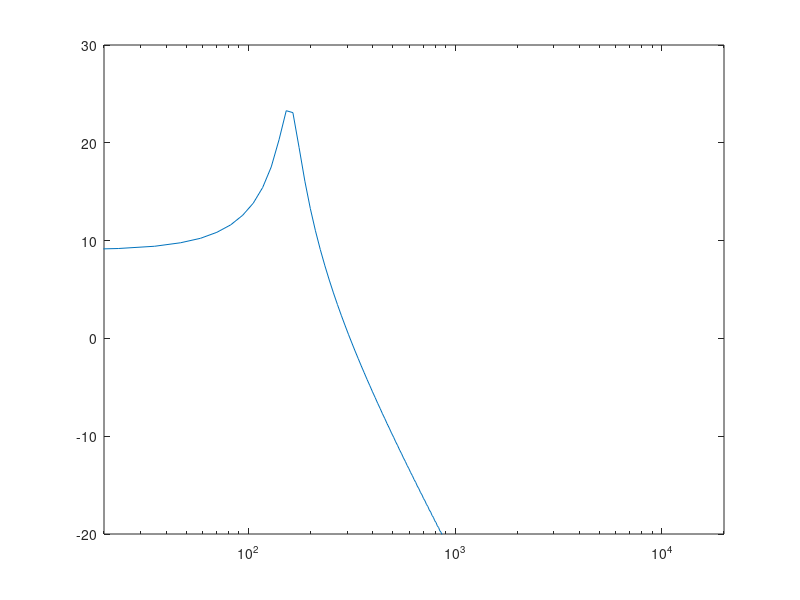

The MATLAB script that drew this image:
% sallenKeyLPF.m
% Raymond Plasse
% AET-5895
% 10/30/2024

clear; clc; close all;

Fs = 48000;
Ts = 1/Fs;

% Component values
C1 = .1e-6;
R1 = Ts/(2*C1); % substitution for DK method
C2 = .1e-6;
R2 = Ts/(2*C2); % substitution for DK method
R3 = 10e3;
R4 = 10e3; % could make this a potentiometer but not entirely decoupled from R3
RA = 10e3;
RB = 5.5e3;

% Define coefficients
Gy = (1/R2) + (1/R3) + (1/R4);
a0 = Gy * (RB/(RA+RB)) * (R4/R1 + 1) - 1/R2 - RB/(R4*(RA+RB));
b0 = 1/(R3*a0);
b1 = (R4/a0)*Gy;
b2 = 1/a0;

% Initialize states
x1 = 0;
x2 = 0;

u = [1 ; zeros(2047,1)]; % impulse signal
N = length(u);
y = zeros(N,1);

for n = 1:N

    Vin = u(n,1);
    
    Vout = b0 * Vin + b1 * x1 + b2 * x2;

    % update states
    Vx = Vout * (RB/(RA+RB));
    Vy = Vout * (RB/(RA+RB)) * (R4/R1 + 1) - (R4*x1);

    x1 = 2/R1 * Vx - x1;
    x2 = 2/R2 * (Vy - Vout) - x2;

    y(n,1) = Vout;

end

[H,W] = freqz(y,1,N,Fs);
semilogx(W,20*log10(abs(H)));
axis([20 20000 -20 30]);
